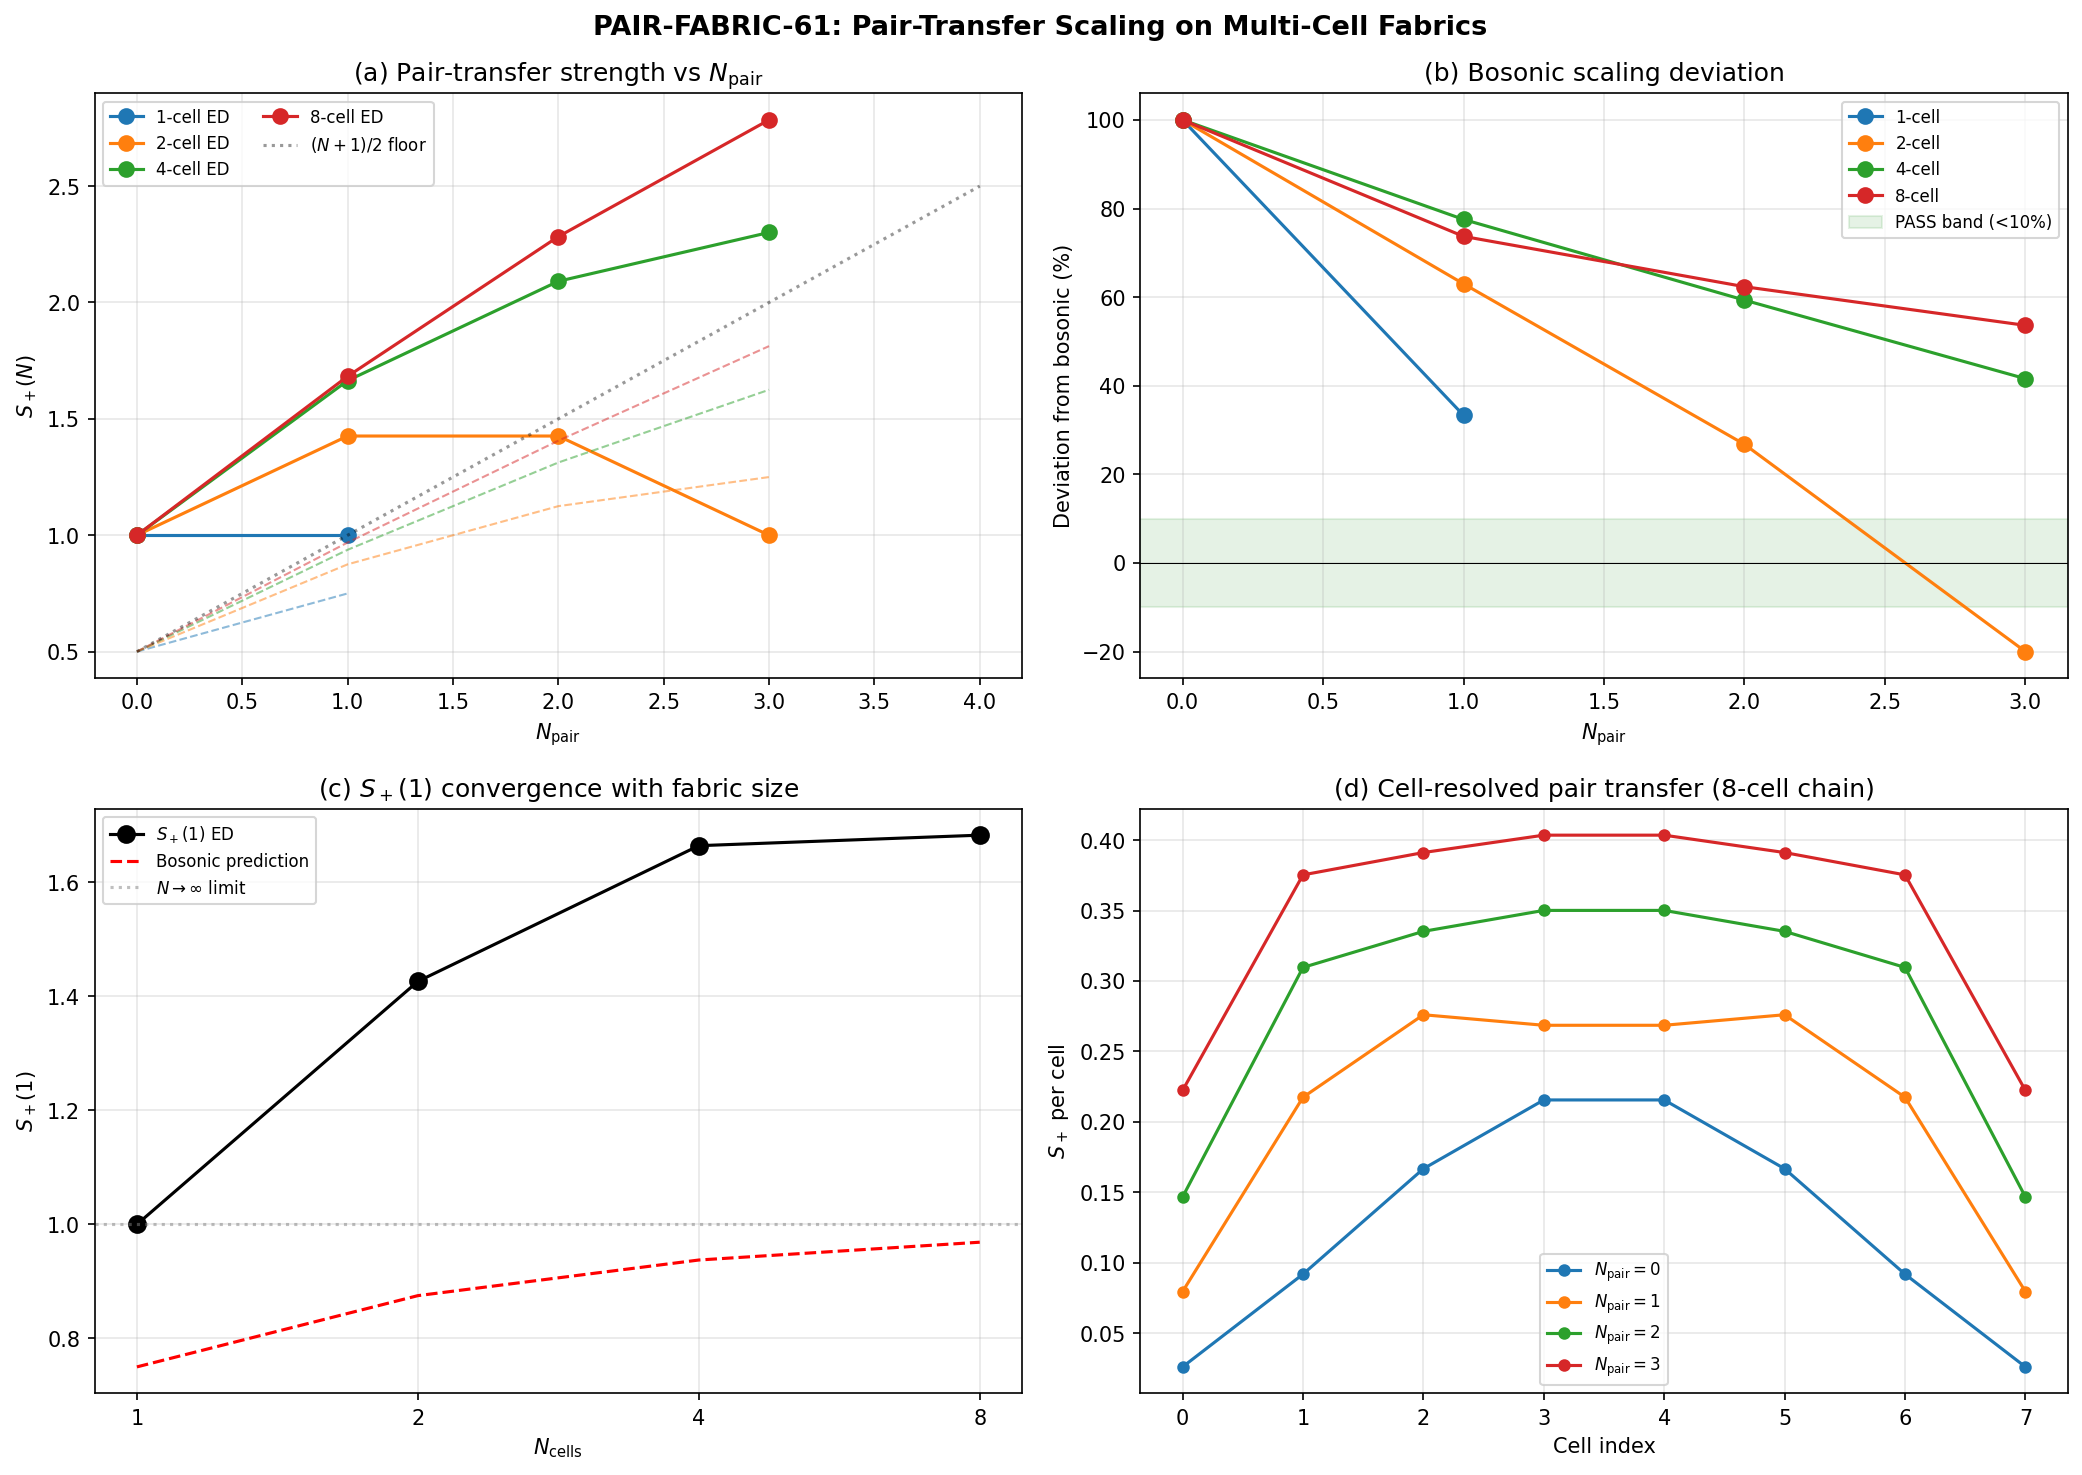

Write the Python code that produced this figure.
#!/usr/bin/env python3
"""
s61_pair_transfer_fabric.py — Pair-Transfer Scaling on Multi-Cell Fabrics
=========================================================================

Gate: PAIR-FABRIC-61
  PASS: bosonic scaling S_+(N) = (N+1)(1 - N/(2*N_slots))/2 holds < 10% at 8 cells
  FAIL: S_+(N) suppressed below (N+1)/2 at 8 cells
  INFO: intermediate (> (N+1)/2 but > 10% deviation from bosonic)

Physics:
  Tests whether single-cell BCS pair-transfer coherence survives on a
  multi-cell Josephson-coupled fabric. In nuclear physics (Paper 18),
  pair transfer between even-even neighbors follows:
    S_+(N) = sqrt(N_pair * (Omega - N_pair + 1))
  where Omega = pair degeneracy / 2. The bosonic limit (large Omega) gives:
    S_+(N) ~ (N+1)/2 * (1 - N/(2*Omega))
  which is the Pauli-corrected bosonic scaling found in S60.

  The Josephson coupling E_J = 3.397 M_KK >> V_pair ~ 0.08 M_KK, so
  pairs delocalize across cells. The question is: does this delocalization
  PRESERVE the bosonic scaling (as in a superfluid), or DESTROY it
  (as in a Mott insulator where pairs localize)?

Method:
  1. Effective 2-mode model per cell: modes extracted from B2(k=0) and B1(k=4)
  2. BCS pairing within each cell, Josephson hopping between adjacent cells
  3. Chain topology with open boundary conditions
  4. ED in N_pair sectors for N_cell = 1, 2, 4, 8
  5. Pair-transfer S_+(N) = sum_{k,c} |<N+1,GS| c†_{k,c,up} c†_{k,c,dn} |N,GS>|^2
  6. Mode uniformity: how does the pair spread across cells?

Session: S61
Agent: nazarewicz-nuclear-structure-theorist
"""

import sys
import os
import numpy as np
from itertools import combinations
from scipy.linalg import eigh
import matplotlib
matplotlib.use('Agg')
import matplotlib.pyplot as plt
import time

# === Import canonical constants ===
sys.path.insert(0, os.path.join(os.path.dirname(__file__)))
from canonical_constants import tau_fold, E_cond, M_KK

# =====================================================================
#  1. LOAD INPUT DATA AND CONSTRUCT 2-MODE EFFECTIVE MODEL
# =====================================================================

data_dir = os.path.dirname(os.path.abspath(__file__))

# Load S60 data for the full 8-mode V and eps
d60 = np.load(os.path.join(data_dir, 's60_pair_transfer_n4.npz'), allow_pickle=True)
eps_full = d60['eps_fold']       # 8 single-particle energies
V_full   = d60['V_fold']         # 8x8 pairing matrix
E_J_fold = float(d60['E_J_fold'])

# Extract 2-mode effective model: B2(k=0) and B1(k=4)
# These are the two modes closest to the Fermi surface (S53: B1 is Fermi-surface mode)
# B2(k=0): eps ~ 0, V[0,0] = 0.0255
# B1(k=4): eps = 0.726, V[4,4] = 0.0 (no diagonal pairing for B1)
# Cross-pairing: V[0,4] = V[4,0] = 0.0799 (dominant off-diagonal)
N_MODES = 2  # modes per cell (local)
eps_2mode = np.array([eps_full[0], eps_full[4]])
V_2mode = np.array([[V_full[0, 0], V_full[0, 4]],
                     [V_full[4, 0], V_full[4, 4]]])

print("=" * 72)
print("S61: Pair-Transfer Scaling on Multi-Cell Fabrics — PAIR-FABRIC-61")
print("=" * 72)
print(f"E_J_fold = {E_J_fold:.4f} M_KK")
print(f"2-mode effective model:")
print(f"  eps = [{eps_2mode[0]:.6f}, {eps_2mode[1]:.6f}] M_KK")
print(f"  V   = [[{V_2mode[0,0]:.6f}, {V_2mode[0,1]:.6f}],")
print(f"         [{V_2mode[1,0]:.6f}, {V_2mode[1,1]:.6f}]]")
print(f"  E_J / V_max = {E_J_fold / max(abs(V_2mode).max(), 1e-30):.1f} (Josephson dominates)")
print()

# =====================================================================
#  2. FOCK SPACE AND HAMILTONIAN FOR MULTI-CELL FABRIC
# =====================================================================

def build_fock_space(n_pair, n_slots):
    """Build pair Fock space: choose n_pair pair-slots from n_slots total.
    Returns (states_list, state_index_dict, dimension)."""
    if n_pair == 0:
        return [()], {(): 0}, 1
    if n_pair > n_slots:
        return [], {}, 0
    states = list(combinations(range(n_slots), n_pair))
    index = {s: i for i, s in enumerate(states)}
    return states, index, len(states)


def slot_to_mode_cell(s, n_modes):
    """Pair-slot s -> (mode_index, cell_index).
    Slots 0..n_modes-1 = cell 0, n_modes..2*n_modes-1 = cell 1, etc."""
    return (s % n_modes, s // n_modes)


def build_hamiltonian(n_pair, n_cells, eps, V, E_J, n_modes=N_MODES):
    """Build H = H_kinetic + H_pairing + H_Josephson for n_pair pairs
    on n_cells cells with n_modes modes per cell, chain topology.

    H_kinetic: 2*eps[mode] per occupied pair-slot
    H_pairing: -V[k,l] scatters pair from mode l to k WITHIN same cell
    H_Josephson: -(E_J/2) hops a pair between adjacent cells (any mode to any mode)
    """
    n_slots = n_modes * n_cells

    if n_pair == 0:
        return np.array([[0.0]]), [()], {(): 0}, 1

    pair_states, state_index, dim = build_fock_space(n_pair, n_slots)
    if dim == 0:
        return np.zeros((0, 0)), [], {}, 0

    H = np.zeros((dim, dim), dtype=np.float64)

    for i, slots_i in enumerate(pair_states):
        slots_set = set(slots_i)
        infos = [slot_to_mode_cell(s, n_modes) for s in slots_i]

        # --- Diagonal: kinetic energy ---
        for (mk, ck) in infos:
            H[i, i] += 2.0 * eps[mk]

        # --- Pairing interaction (within each cell) ---
        for p_idx in range(n_pair):
            m_p, c_p = infos[p_idx]
            old_slot = c_p * n_modes + m_p

            for k in range(n_modes):
                new_slot = c_p * n_modes + k
                if k == m_p:
                    # Diagonal pairing
                    H[i, i] -= V[m_p, m_p]
                    continue
                if new_slot in slots_set:
                    continue  # Pauli blocked
                new_slots = list(slots_i)
                new_slots[new_slots.index(old_slot)] = new_slot
                new_state = tuple(sorted(new_slots))
                if new_state in state_index:
                    j = state_index[new_state]
                    H[j, i] -= V[k, m_p]

        # --- Josephson tunneling (between adjacent cells, chain topology) ---
        for p_idx in range(n_pair):
            m_p, c_p = infos[p_idx]
            old_slot = c_p * n_modes + m_p

            # Hop to adjacent cells (open boundary chain)
            for dc in [-1, +1]:
                c_target = c_p + dc
                if c_target < 0 or c_target >= n_cells:
                    continue  # boundary

                for l in range(n_modes):
                    new_slot = c_target * n_modes + l
                    if new_slot in slots_set:
                        continue  # Pauli blocked
                    new_slots = list(slots_i)
                    new_slots[new_slots.index(old_slot)] = new_slot
                    new_state = tuple(sorted(new_slots))
                    if new_state in state_index:
                        j = state_index[new_state]
                        H[j, i] += -E_J / 2.0

    # Symmetrize
    H = 0.5 * (H + H.T)
    return H, pair_states, state_index, dim


def compute_pair_addition_all_cells(N, n_cells, fock_data, gs_vecs, n_modes=N_MODES):
    """Compute pair-addition S_+(N) summed over ALL modes and ALL cells.

    S_+(N) = sum_{k,c} |<N+1,GS| S_k^+(c) |N,GS>|^2

    Also returns per-cell and per-mode resolved amplitudes.
    """
    pair_states_N, state_index_N, dim_N = fock_data[N]
    pair_states_Np1, state_index_Np1, dim_Np1 = fock_data[N + 1]

    psi_N = gs_vecs[N]
    psi_Np1 = gs_vecs[N + 1]

    P_kc = np.zeros((n_modes, n_cells), dtype=np.float64)

    for c in range(n_cells):
        for k in range(n_modes):
            new_slot = c * n_modes + k
            amplitude = 0.0

            for i_alpha, slots_alpha in enumerate(pair_states_N):
                if new_slot in set(slots_alpha):
                    continue  # Pauli blocked

                new_state = tuple(sorted(list(slots_alpha) + [new_slot]))
                if new_state in state_index_Np1:
                    j_beta = state_index_Np1[new_state]
                    amplitude += psi_N[i_alpha] * psi_Np1[j_beta]

            P_kc[k, c] = amplitude

    # Total S_+
    S_plus = np.sum(P_kc**2)

    # Per-cell: sum over modes
    S_per_cell = np.sum(P_kc**2, axis=0)  # shape (n_cells,)

    # Per-mode: sum over cells
    S_per_mode = np.sum(P_kc**2, axis=1)  # shape (n_modes,)

    return P_kc, S_plus, S_per_cell, S_per_mode


# =====================================================================
#  3. MAIN COMPUTATION: SWEEP OVER N_CELLS = 1, 2, 4, 8
# =====================================================================

cell_configs = [1, 2, 4, 8]
max_N_pair = 4  # compute S_+(N) for N=0,1,2,3,4

# Storage
results = {}

for n_cells in cell_configs:
    n_slots = N_MODES * n_cells
    max_N_here = min(max_N_pair + 1, n_slots)  # need N+1 sector

    print("=" * 72)
    print(f"  N_cells = {n_cells}, N_modes/cell = {N_MODES}, N_slots = {n_slots}")
    print("=" * 72)

    t0 = time.time()

    # Diagonalize all N-sectors needed
    fock_data = {}
    gs_energies = {}
    gs_vectors = {}
    dimensions = {}

    for N in range(max_N_here + 1):
        if N > n_slots:
            break
        H, pair_states, state_index, dim = build_hamiltonian(
            N, n_cells, eps_2mode, V_2mode, E_J_fold, N_MODES
        )
        fock_data[N] = (pair_states, state_index, dim)
        dimensions[N] = dim

        if dim == 0:
            print(f"  N_pair={N}: empty sector")
            continue
        elif dim == 1:
            gs_energies[N] = H[0, 0]
            gs_vectors[N] = np.array([1.0])
            print(f"  N_pair={N}: dim={dim}, E_GS={H[0,0]:.6f} M_KK")
        else:
            n_eig = min(10, dim)
            evals, evecs = eigh(H, subset_by_index=[0, n_eig - 1])
            gs_energies[N] = evals[0]
            gs_vectors[N] = evecs[:, 0]
            gap = evals[1] - evals[0] if n_eig > 1 else float('inf')
            print(f"  N_pair={N}: dim={dim}, E_GS={evals[0]:.6f}, gap={gap:.6f} M_KK")

            # Hermiticity check
            herm_err = np.max(np.abs(H - H.T))
            if herm_err > 1e-12:
                print(f"    WARNING: Hermiticity error {herm_err:.2e}")

    # Compute S_+(N) for accessible N
    print(f"\n  --- Pair-Addition S_+(N) ---")
    S_plus_vals = {}
    S_per_cell_vals = {}
    S_per_mode_vals = {}
    P_kc_vals = {}

    for N in range(min(max_N_pair, n_slots)):
        if N not in gs_vectors or (N + 1) not in gs_vectors:
            continue

        P_kc, S_plus, S_per_cell, S_per_mode = compute_pair_addition_all_cells(
            N, n_cells, fock_data, gs_vectors, N_MODES
        )
        S_plus_vals[N] = S_plus
        S_per_cell_vals[N] = S_per_cell
        S_per_mode_vals[N] = S_per_mode
        P_kc_vals[N] = P_kc

        # Bosonic prediction
        S_bos = (N + 1) * (1.0 - N / (2.0 * n_slots)) / 2.0
        dev = abs(S_plus - S_bos) / S_bos * 100 if S_bos > 0 else 0

        # Nuclear formula: sqrt((N+1)*(Omega - N)) where Omega = n_slots
        S_nuc = np.sqrt((N + 1) * (n_slots - N))

        # Cell uniformity
        if n_cells > 1:
            cell_max = np.max(S_per_cell)
            cell_min = np.min(S_per_cell)
            uniformity = cell_max / cell_min if cell_min > 1e-15 else float('inf')
        else:
            uniformity = 1.0

        print(f"\n    N={N} -> N+1={N+1}:")
        print(f"      S_+(N={N}) = {S_plus:.6f}")
        print(f"      Bosonic pred = {S_bos:.6f}, deviation = {dev:.2f}%")
        print(f"      Nuclear sqrt  = {S_nuc:.6f}")
        print(f"      (N+1)/2 floor = {(N+1)/2:.6f}")
        if n_cells > 1:
            print(f"      Cell uniformity (max/min) = {uniformity:.4f}")
            print(f"      S per cell = {S_per_cell}")
        print(f"      S per mode = {S_per_mode}")

    elapsed = time.time() - t0
    print(f"\n  Elapsed: {elapsed:.2f} s")

    # Store results
    results[n_cells] = {
        'gs_energies': gs_energies,
        'dimensions': dimensions,
        'S_plus': S_plus_vals,
        'S_per_cell': S_per_cell_vals,
        'S_per_mode': S_per_mode_vals,
        'P_kc': P_kc_vals,
        'elapsed': elapsed,
    }


# =====================================================================
#  4. SCALING ANALYSIS
# =====================================================================

print("\n" + "=" * 72)
print("  SCALING ANALYSIS: S_+(N) vs BOSONIC PREDICTION")
print("=" * 72)

# Bosonic formula: S_+(N) = (N+1)(1 - N/(2*N_slots))/2
print(f"\n{'N_cells':>7} {'N_slots':>7} {'N_pair':>6} {'S_+(N)':>10} {'S_bos':>10} {'dev%':>8} {'(N+1)/2':>8} {'ratio':>8}")
print("-" * 72)

deviations_8cell = []  # for gate

for n_cells in cell_configs:
    n_slots = N_MODES * n_cells
    S_data = results[n_cells]['S_plus']
    for N in sorted(S_data.keys()):
        S_val = S_data[N]
        S_bos = (N + 1) * (1.0 - N / (2.0 * n_slots)) / 2.0
        dev = (S_val - S_bos) / S_bos * 100 if S_bos > 0 else 0
        floor = (N + 1) / 2.0
        ratio = S_val / floor if floor > 0 else float('inf')
        print(f"{n_cells:>7} {n_slots:>7} {N:>6} {S_val:>10.6f} {S_bos:>10.6f} {dev:>7.2f}% {floor:>8.4f} {ratio:>8.4f}")
        if n_cells == 8:
            deviations_8cell.append(abs(dev))


# =====================================================================
#  5. CELL UNIFORMITY ANALYSIS
# =====================================================================

print("\n" + "=" * 72)
print("  CELL UNIFORMITY: pair spread across fabric")
print("=" * 72)

for n_cells in cell_configs:
    if n_cells == 1:
        continue
    S_cell_data = results[n_cells]['S_per_cell']
    print(f"\n  N_cells = {n_cells}:")
    for N in sorted(S_cell_data.keys()):
        S_per_cell = S_cell_data[N]
        uniformity = np.max(S_per_cell) / np.min(S_per_cell) if np.min(S_per_cell) > 1e-15 else float('inf')
        # Entropy of distribution
        p = S_per_cell / np.sum(S_per_cell)
        entropy = -np.sum(p * np.log(p + 1e-30)) / np.log(n_cells)  # normalized to [0,1]
        print(f"    N={N}: max/min={uniformity:.4f}, entropy={entropy:.4f}, S_per_cell={S_per_cell}")


# =====================================================================
#  6. NUCLEAR COMPARISON: seniority model
# =====================================================================

print("\n" + "=" * 72)
print("  NUCLEAR COMPARISON: Seniority Model")
print("=" * 72)
print("  In the nuclear seniority model (Paper 18, pair transfer spectroscopy):")
print("  S_+(N) = sqrt((N+1)(Omega - N)) where Omega = total pair degeneracy")
print("  For large Omega, this approaches (N+1)/2 (bosonic limit)")
print()

for n_cells in cell_configs:
    n_slots = N_MODES * n_cells
    Omega = n_slots
    S_data = results[n_cells]['S_plus']
    print(f"  N_cells={n_cells}, Omega={Omega}:")
    for N in sorted(S_data.keys()):
        S_val = S_data[N]
        S_sen = np.sqrt((N + 1) * (Omega - N))
        dev_sen = (S_val - S_sen) / S_sen * 100 if S_sen > 0 else 0
        print(f"    N={N}: S_+(ED)={S_val:.6f}, S_+(seniority)={S_sen:.6f}, dev={dev_sen:.2f}%")


# =====================================================================
#  7. CONVERGENCE WITH N_CELLS: approach to thermodynamic limit
# =====================================================================

print("\n" + "=" * 72)
print("  CONVERGENCE: S_+(1) vs N_cells")
print("=" * 72)

S_plus_1_vs_Nc = []
for n_cells in cell_configs:
    S_data = results[n_cells]['S_plus']
    if 1 in S_data:
        S_val = S_data[1]
        n_slots = N_MODES * n_cells
        S_bos = 2 * (1 - 1 / (2 * n_slots)) / 2.0  # = 1 - 1/(2*n_slots)
        S_plus_1_vs_Nc.append((n_cells, S_val, S_bos))
        print(f"  N_cells={n_cells}: S_+(1)={S_val:.6f}, bosonic={S_bos:.6f}")

# S60 reference (8-mode 2-cell): S_+(1) = 0.9356
print(f"\n  S60 reference (8-mode, 2-cell): S_+(1) = 0.935600")
print(f"  S60 workshop (8-mode, 1-cell): S_+(1) = 1.013")


# =====================================================================
#  8. GATE VERDICT
# =====================================================================

print("\n" + "=" * 72)
print("  GATE VERDICT: PAIR-FABRIC-61")
print("=" * 72)

max_dev_8cell = max(deviations_8cell) if deviations_8cell else float('inf')
mean_dev_8cell = np.mean(deviations_8cell) if deviations_8cell else float('inf')

# Check the (N+1)/2 floor condition
S_data_8 = results[8]['S_plus']
below_floor = False
for N in sorted(S_data_8.keys()):
    floor = (N + 1) / 2.0
    if S_data_8[N] < floor:
        below_floor = True
        print(f"  S_+(N={N}) = {S_data_8[N]:.6f} < (N+1)/2 = {floor:.4f} -- BELOW FLOOR")

if below_floor:
    verdict = "FAIL"
    detail = f"S_+(N) falls below (N+1)/2 at 8 cells"
elif max_dev_8cell < 10.0:
    verdict = "PASS"
    detail = f"Bosonic scaling holds at 8 cells: max deviation {max_dev_8cell:.2f}% < 10%"
else:
    verdict = "INFO"
    detail = f"Intermediate: above (N+1)/2 floor but max deviation {max_dev_8cell:.2f}% > 10%"

print(f"\n  Max deviation at 8-cell: {max_dev_8cell:.2f}%")
print(f"  Mean deviation at 8-cell: {mean_dev_8cell:.2f}%")
print(f"  Gate: PAIR-FABRIC-61 = {verdict}")
print(f"  Detail: {detail}")


# =====================================================================
#  9. SAVE DATA
# =====================================================================

save_dict = {
    'N_modes_per_cell': N_MODES,
    'cell_configs': np.array(cell_configs),
    'max_N_pair': max_N_pair,
    'eps_2mode': eps_2mode,
    'V_2mode': V_2mode,
    'E_J_fold': E_J_fold,
    'tau_fold': tau_fold,
}

# Store per-config results
for n_cells in cell_configs:
    res = results[n_cells]
    prefix = f'Nc{n_cells}'
    for N, val in res['S_plus'].items():
        save_dict[f'{prefix}_S_plus_N{N}'] = val
    for N, val in res['S_per_cell'].items():
        save_dict[f'{prefix}_S_per_cell_N{N}'] = val
    for N, val in res['S_per_mode'].items():
        save_dict[f'{prefix}_S_per_mode_N{N}'] = val
    for N, val in res['gs_energies'].items():
        save_dict[f'{prefix}_E_GS_N{N}'] = val
    save_dict[f'{prefix}_elapsed'] = res['elapsed']

# Gate
save_dict['gate_name'] = np.array(['PAIR-FABRIC-61'])
save_dict['gate_verdict'] = np.array([verdict])
save_dict['gate_detail'] = np.array([detail])
save_dict['max_dev_8cell'] = max_dev_8cell
save_dict['mean_dev_8cell'] = mean_dev_8cell

out_path = os.path.join(data_dir, 's61_pair_transfer_fabric.npz')
np.savez(out_path, **save_dict)
print(f"\n  Data saved: {out_path}")


# =====================================================================
#  10. PLOT
# =====================================================================

fig, axes = plt.subplots(2, 2, figsize=(14, 10))
fig.suptitle('PAIR-FABRIC-61: Pair-Transfer Scaling on Multi-Cell Fabrics',
             fontsize=13, fontweight='bold')

# Panel (a): S_+(N) vs N for each N_cells
ax = axes[0, 0]
colors = {1: 'C0', 2: 'C1', 4: 'C2', 8: 'C3'}
for n_cells in cell_configs:
    S_data = results[n_cells]['S_plus']
    Ns = sorted(S_data.keys())
    Svals = [S_data[N] for N in Ns]
    ax.plot(Ns, Svals, 'o-', color=colors[n_cells], label=f'{n_cells}-cell ED', markersize=7)

    # Bosonic prediction
    n_slots = N_MODES * n_cells
    N_arr = np.array(Ns)
    S_bos = (N_arr + 1) * (1 - N_arr / (2 * n_slots)) / 2.0
    ax.plot(Ns, S_bos, '--', color=colors[n_cells], alpha=0.5, linewidth=1)

# (N+1)/2 floor
N_plot = np.arange(0, max_N_pair + 0.1, 0.1)
ax.plot(N_plot, (N_plot + 1) / 2, 'k:', alpha=0.4, label='$(N+1)/2$ floor')
ax.set_xlabel('$N_{\\rm pair}$')
ax.set_ylabel('$S_+(N)$')
ax.set_title('(a) Pair-transfer strength vs $N_{\\rm pair}$')
ax.legend(fontsize=8, ncol=2)
ax.grid(True, alpha=0.3)

# Panel (b): deviation from bosonic scaling
ax = axes[0, 1]
for n_cells in cell_configs:
    S_data = results[n_cells]['S_plus']
    n_slots = N_MODES * n_cells
    Ns = sorted(S_data.keys())
    devs = []
    for N in Ns:
        S_bos = (N + 1) * (1 - N / (2 * n_slots)) / 2.0
        dev = (S_data[N] - S_bos) / S_bos * 100
        devs.append(dev)
    ax.plot(Ns, devs, 'o-', color=colors[n_cells], label=f'{n_cells}-cell', markersize=7)

ax.axhline(0, color='k', linewidth=0.5)
ax.axhspan(-10, 10, alpha=0.1, color='green', label='PASS band (<10%)')
ax.set_xlabel('$N_{\\rm pair}$')
ax.set_ylabel('Deviation from bosonic (%)')
ax.set_title('(b) Bosonic scaling deviation')
ax.legend(fontsize=8)
ax.grid(True, alpha=0.3)

# Panel (c): S_+(1) convergence with N_cells
ax = axes[1, 0]
Nc_arr = np.array([r[0] for r in S_plus_1_vs_Nc])
S1_arr = np.array([r[1] for r in S_plus_1_vs_Nc])
S1_bos = np.array([r[2] for r in S_plus_1_vs_Nc])
ax.plot(Nc_arr, S1_arr, 'ko-', markersize=8, label='$S_+(1)$ ED')
ax.plot(Nc_arr, S1_bos, 'r--', label='Bosonic prediction')
ax.axhline(1.0, color='gray', linestyle=':', alpha=0.5, label='$N \\to \\infty$ limit')
ax.set_xlabel('$N_{\\rm cells}$')
ax.set_ylabel('$S_+(1)$')
ax.set_title('(c) $S_+(1)$ convergence with fabric size')
ax.set_xscale('log', base=2)
ax.set_xticks(Nc_arr)
ax.set_xticklabels([str(int(n)) for n in Nc_arr])
ax.legend(fontsize=8)
ax.grid(True, alpha=0.3)

# Panel (d): Cell uniformity for 8-cell
ax = axes[1, 1]
S_cell_data_8 = results[8]['S_per_cell']
Ns_8 = sorted(S_cell_data_8.keys())
cell_indices = np.arange(8)
for N in Ns_8:
    S_per_cell = S_cell_data_8[N]
    ax.plot(cell_indices, S_per_cell, 'o-', label=f'$N_{{\\rm pair}}={N}$', markersize=5)
ax.set_xlabel('Cell index')
ax.set_ylabel('$S_+$ per cell')
ax.set_title('(d) Cell-resolved pair transfer (8-cell chain)')
ax.legend(fontsize=8)
ax.grid(True, alpha=0.3)

plt.tight_layout()
plot_path = os.path.join(data_dir, 's61_pair_transfer_fabric.png')
plt.savefig(plot_path, dpi=150, bbox_inches='tight')
print(f"  Plot saved: {plot_path}")

print("\n" + "=" * 72)
print("  COMPUTATION COMPLETE")
print("=" * 72)
